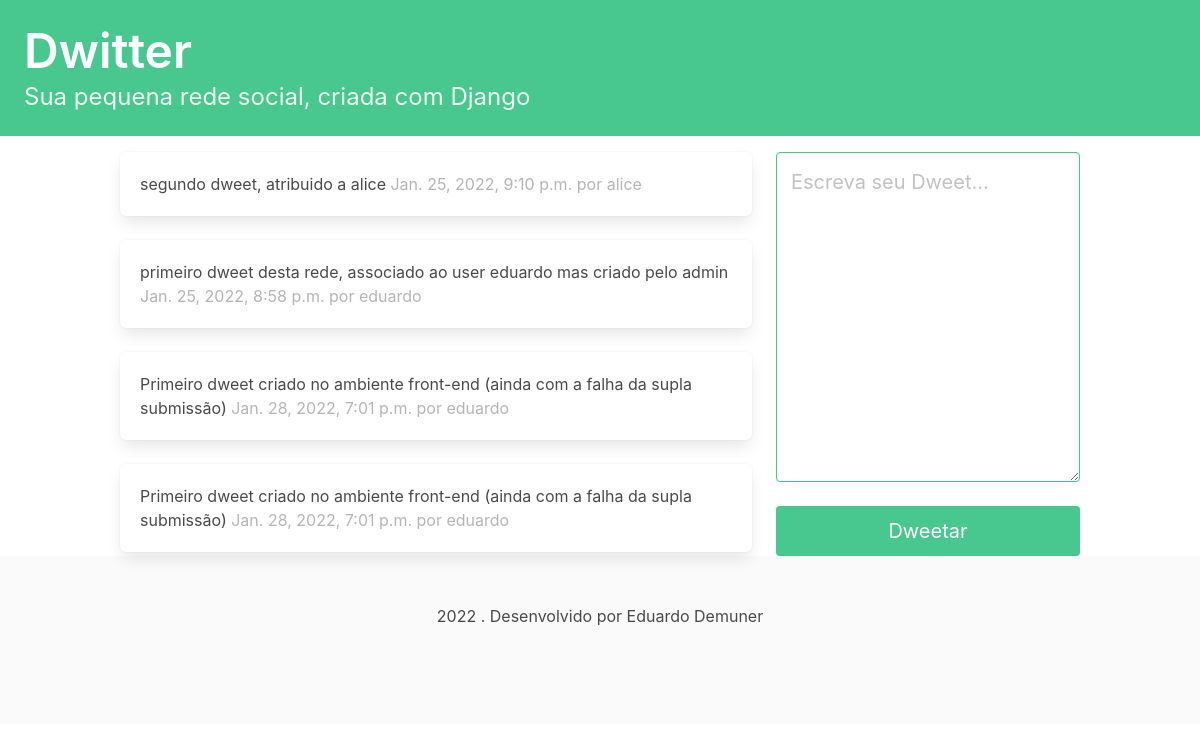
The app's page / (signed in), older data.
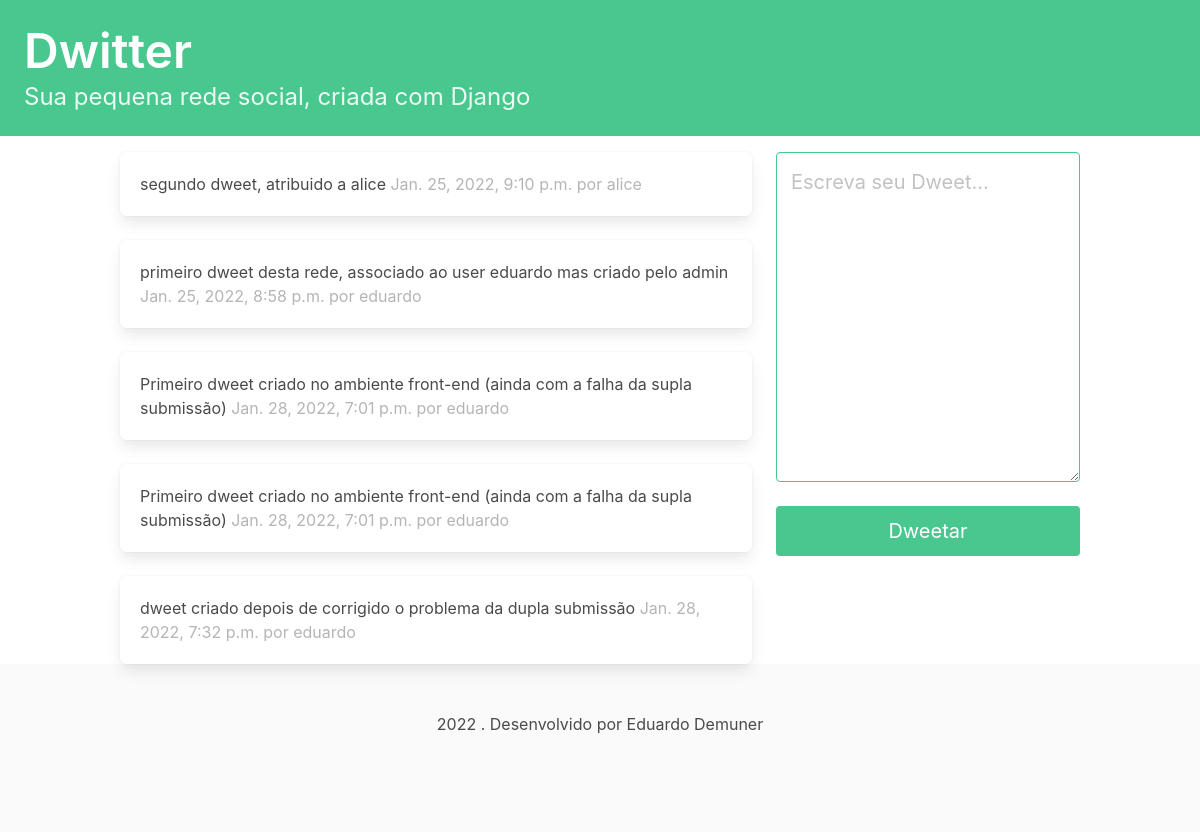
The same page, newer data.
### dwitter/models.py (models this page shows, shortened)
class Dweet(models.Model):
    user = models.ForeignKey(
        User, related_name="dweets", on_delete=models.DO_NOTHING
    )
    body = models.CharField(max_length=140)
    created_at = models.DateTimeField(auto_now_add=True)

### dwitter/views.py (the view)
# urls.py: path("", dashboard, name="dashboard"),
@login_required(login_url='/login/')
def dashboard(request):
    form = DweetForm(request.POST or None)
    if request.method == "POST":
        if form.is_valid():
            dweet = form.save(commit=False)
            dweet.user = request.user
            dweet.save()
            return redirect("dwitter:dashboard")
    return render(request, "dwitter/dashboard.html", {"form": form})

### dwitter/forms.py
class DweetForm(forms.ModelForm):
    body = forms.CharField(
        required=True,
        widget=forms.Textarea(
            attrs={
                "placeholder": "Escreva seu Dweet...",
                "class": "textarea is-success is-medium",
            }
        ),
        label="",
        error_messages={'max_length':'Este dweet está muito longo! Observe o limite de 140 caracteres.'}
    )
    class Meta:
        model = Dweet
        exclude = ("user", )

### dwitter/templates/dwitter/dashboard.html (shortened to what this page needs)
{% extends 'base.html' %}
{% block content %}
<div class="columns">
    <div class="column">
    {% for followed in user.profile.follows.all %}
        {% for dweet in followed.user.dweets.all %}
            <div class="box">
                {{ dweet.body }}
                <span class="is-small has-text-grey-light">
                    {{ dweet.created_at }} por {{ dweet.user.username }}
                </span>
            </div>
        {% endfor %}
    {% endfor %}
    </div>
    <div class="column is-one-third">
        <form method="post">
            {{ form.as_p }}
            <button class="button is-success is-fullwidth is-medium mt-5"
                    type="submit">
                Dweetar
            </button>
        </form>
    </div>
</div>
{% endblock content %}

Row changes from the older to the newer data that the page shows:
added Dweet: body "dweet criado depois de corrigido o problema da dupla submissão", created_at "Jan. 28, 2022, 7:32 p.m.", user.username "eduardo", shown under Profile (number 2 of 2 on the later page)
